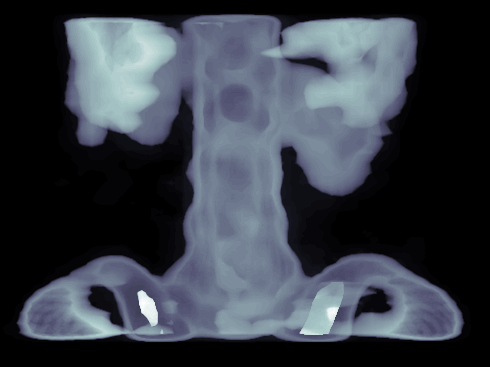
%> input picture matlab/images/spine.tif, 490 x 367 px
$ octave example_3_read_process_show_image.m   (GNU Octave 9; MATLAB toolbox functions it lacks are replaced by stand-ins)
%> lines starting %> are read from the running program, lines starting %| are printed output that depends on the picture
% Example on reading, manipulating and displaying images.
% Benny L. June 17, 2021.

clear  % Clears the workspace
% close all % Closes the figures

% imfile='images/autumn.tif';
% imfile='matlab/images/dgb.jpg';
imfile='matlab/images/spine.tif';
I=imread(imfile); % Read in image
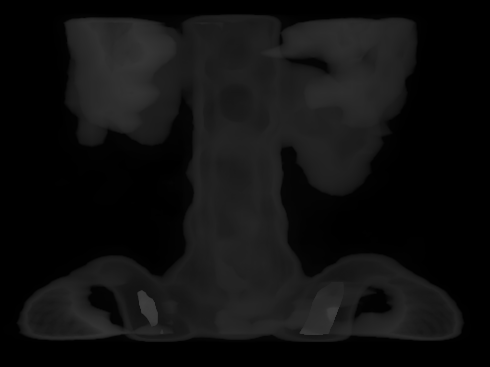
%> I: size 367x490 uint8; min 0, max 63, mean 15.7

% Read what type of image it is:
info=imfinfo(imfile);

% Process image according to its type
if strcmp(info.ColorType,'indexed') + strcmp(info.ColorType,'grayscale')
    disp('Case 1. ');
    disp(info.ColorType);
    disp('Here you can process the image, if it is a Indexed or Grayscale image');

% Convert image to double precision, in order to process:
    Vbf = double(I); % Vbf is before processing
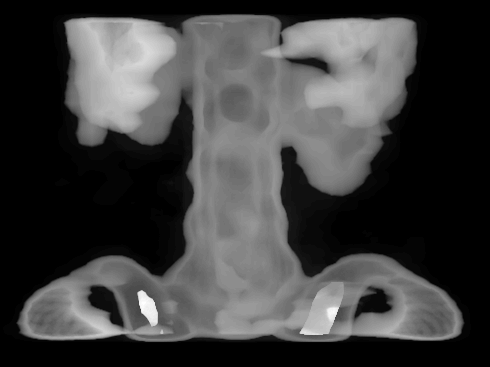
%> Vbf: size 367x490 double; min 0, max 63, mean 15.7; mean of the top-left, top-right, bottom-left and bottom-right quarters 17.9, 18.2, 13.6, 13.3; drawn with min black and max white
%   Do some processing of the intensity:
    V = max(Vbf(:)) - Vbf; % Here the intensity is just inverted
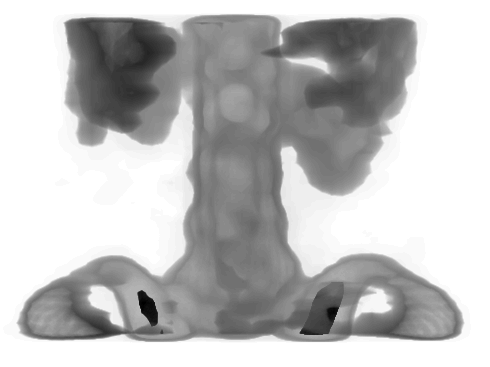
%> V: size 367x490 double; min 0, max 63, mean 47.3; drawn with min black and max white
    Iout = uint8(V); % Convert image back to integer, uint8 format
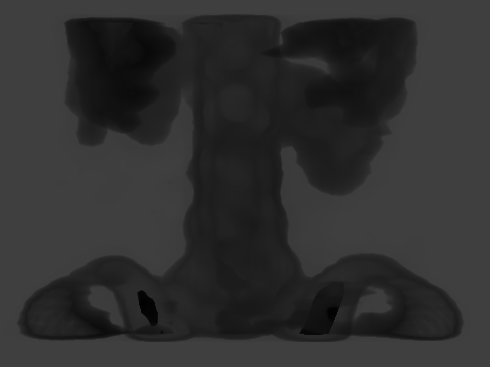
%> Iout: size 367x490 uint8; min 0, max 63, mean 47.3; mean of the top-left, top-right, bottom-left and bottom-right quarters 45.1, 44.8, 49.4, 49.7

else
    disp('Case 2 '),disp(info.ColorType)
    % Here you can process the image, if it is a truecolor image

    % Convert original from RGB to HSV image, usually a good start if you
    % want to manipulate the intensity (V) only and not the colors:
    Ihsv = rgb2hsv(I);
    % In the rgb2hsv the values of hue, saturation and value are all
    % normalised to be between 0 and 1.

     Vbf = Ihsv(:,:,3);
    % Vbf now contains the luminance (intensity) only. In this example it
    % is called Vbf where bf stands for 'before', since it is before
    % processing.

    % Some intensity transformations: ------------------------------
     V = 1 - Vbf; % Here the intensity is just inverted, as example on a modification.
    % V=histeq(Vbf); % Here the histogram is equalised
    % V=ones(size(Vbf))*0.5; % This sets all intensities to the same level

    % Put back the intensity plane into the image. Later you want to modify
    % the intensity for image enhancement before putting it back:
     Ihsv(:,:,3) = V;

    % [10 lines of commented-out code are left out]

    Iout = hsv2rgb(Ihsv); % Convert image back to RGB form

    % [7 lines of commented-out code are left out]

end

% Visualize some images and parameters:
figure(10)
subplot(2,2,1), imshow(I), title('Original image')
subplot(2,2,2), imshow(Iout), title('Modified image')
subplot(2,2,3), histogram(Vbf(:),64), title('Histogram, intensity of original image')
subplot(2,2,4), histogram(V(:),64), title('Histogram, intensity of modified image (V)')
%> after `title('Histogram, intensity of modified image (V)')`:
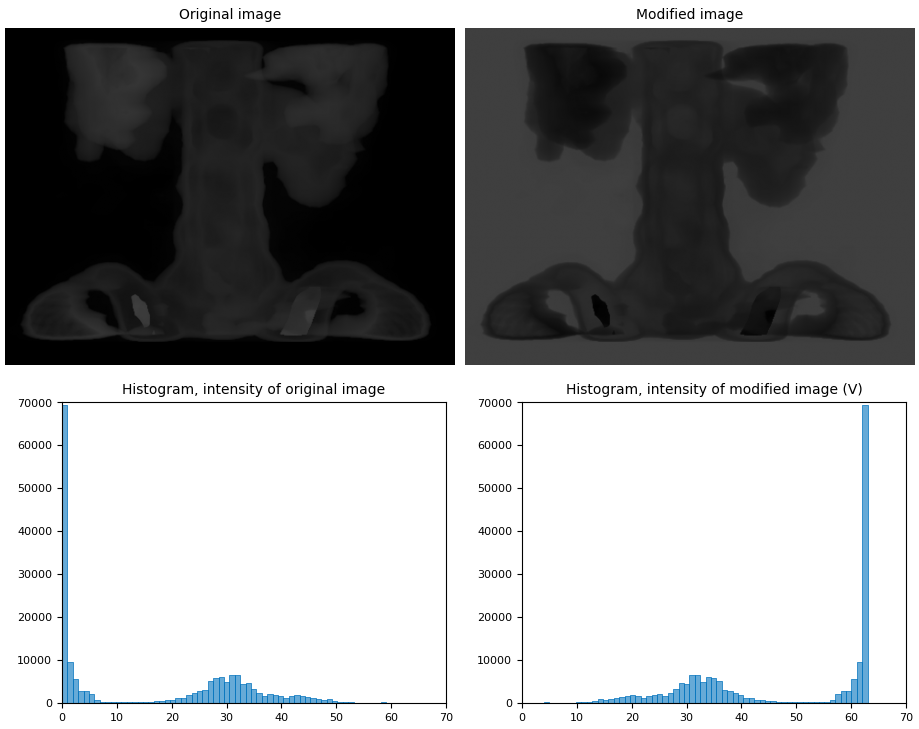
%> figure redrawn from the program's plot data, 4 panels
